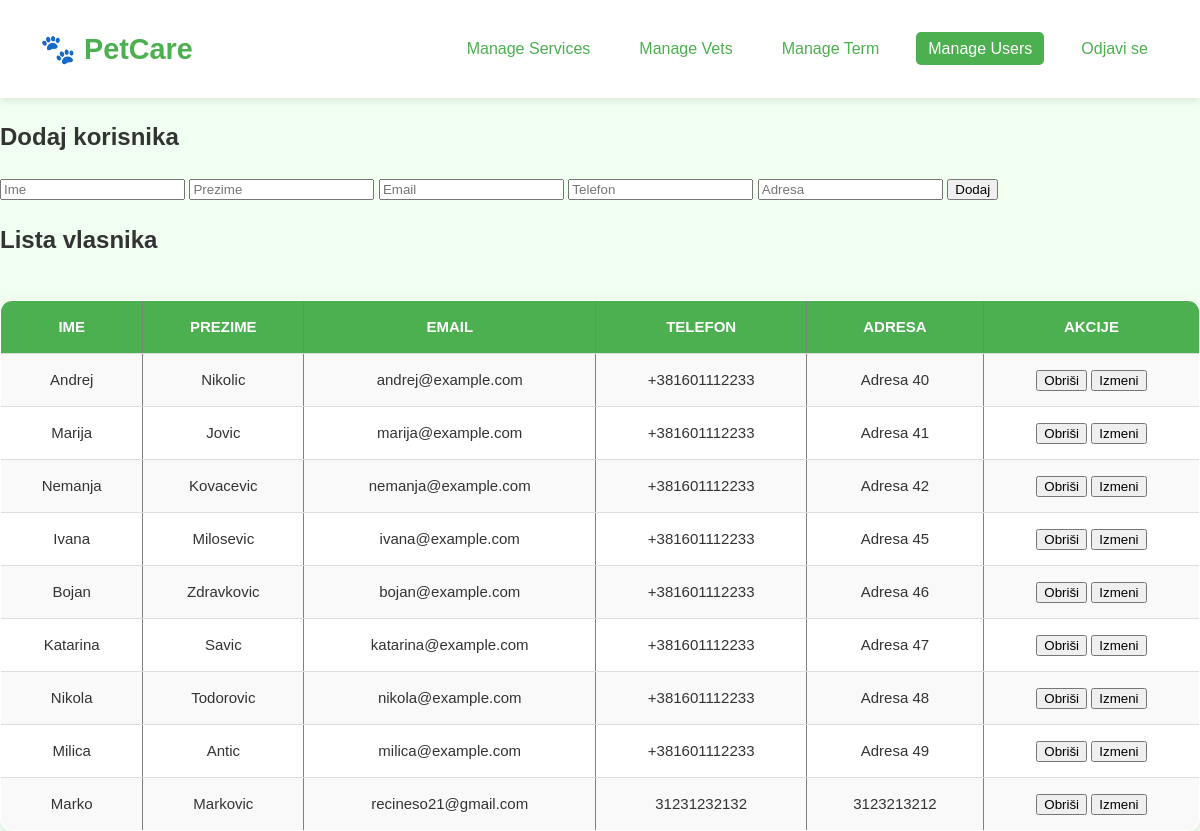
The app's page /manage_users.php, older data.
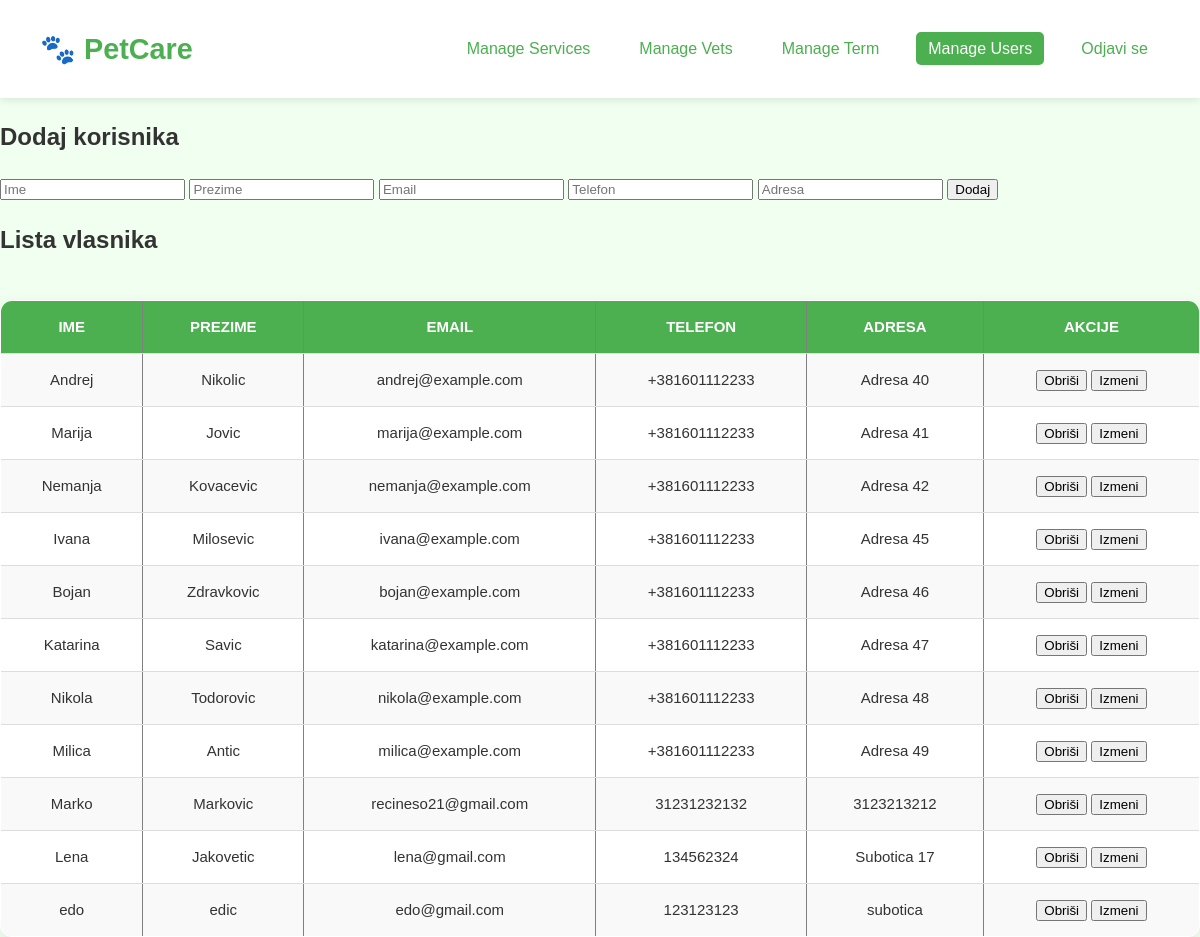
The same page, newer data.
### tables this page shows
CREATE TABLE `users` (
  `id` int(10) UNSIGNED NOT NULL,
  `first_name` varchar(100) NOT NULL,
  `last_name` varchar(100) NOT NULL,
  `email` varchar(255) NOT NULL,
  `password` varchar(255) NOT NULL,
  `phone_number` varchar(20) DEFAULT NULL,
  `address` text DEFAULT NULL,
  `active` tinyint(1) DEFAULT 1,
  `negative_points` int(10) UNSIGNED DEFAULT 0,
  `role_id` int(10) UNSIGNED DEFAULT NULL,
  `is_active` tinyint(1) DEFAULT 0,
  `activation_token` varchar(64) DEFAULT NULL
);

### functions.php (called while the page is built, shortened)
<?php
function get_all_users($pdo) {
    $stmt = $pdo->prepare("SELECT u.*, r.name AS role FROM users u JOIN roles r ON u.role_id = r.id WHERE u.role_id = 3");
    $stmt->execute();
    return $stmt->fetchAll();
}

### manage_users.php (the view, shortened to what this page needs)
<?php
require_once 'functions.php';
$users = get_all_users($pdo);
$editing = isset($_GET['edit']) ? get_user_by_id($pdo, $_GET['edit']) : null;
?>
<!DOCTYPE html>
<html>
<head>
    <link rel="stylesheet" href="css/css.css">
</head>
<body>
<header>
    <div class="logo">🐾 PetCare</div>
    <nav>
        <ul>
            <li><a href="manage_services.php">Manage Services</a></li>
            <li><a href="manage_vets.php">Manage Vets</a></li>
            <li><a href="manage_term.php">Manage Term</a></li>
            <li><a href="manage_users.php" class="active">Manage Users</a></li>
            <li><a href="logout.php">Odjavi se</a></li>
        </ul>
    </nav>
</header>
<?php if ($editing): ?>
    <h2>Izmeni korisnika</h2>
    <form method="post">
        <input type="hidden" name="update_id" value="<?= $editing['id'] ?>">
        <input type="text" name="first_name" placeholder="Ime" value="<?= $editing['first_name'] ?>" required>
        <input type="text" name="last_name" placeholder="Prezime" value="<?= $editing['last_name'] ?>" required>
        <input type="email" name="email" placeholder="Email" value="<?= $editing['email'] ?>" required>
        <input type="text" name="phone_number" placeholder="Telefon" value="<?= $editing['phone_number'] ?>" required>
        <input type="text" name="address" placeholder="Adresa" value="<?= $editing['address'] ?>" required>
        <button type="submit">Sačuvaj</button>
    </form>
<?php else: ?>
    <h2>Dodaj korisnika</h2>
    <form method="post">
        <input type="text" name="first_name" placeholder="Ime" required>
        <input type="text" name="last_name" placeholder="Prezime" required>
        <input type="email" name="email" placeholder="Email" required>
        <input type="text" name="phone_number" placeholder="Telefon" required>
        <input type="text" name="address" placeholder="Adresa" required>
        <button type="submit" name="add_user">Dodaj</button>
    </form>
<?php endif; ?>
<h2>Lista vlasnika</h2>
<table border="1" cellpadding="5" cellspacing="0">
    <tr>
        <th>Ime</th>
        <th>Prezime</th>
        <th>Email</th>
        <th>Telefon</th>
        <th>Adresa</th>
        <th>Akcije</th>
    </tr>
    <?php foreach ($users as $u): ?>
        <tr>
            <td><?= htmlspecialchars($u['first_name']) ?></td>
            <td><?= htmlspecialchars($u['last_name']) ?></td>
            <td><?= htmlspecialchars($u['email']) ?></td>
            <td><?= htmlspecialchars($u['phone_number']) ?></td>
            <td><?= htmlspecialchars($u['address']) ?></td>
            <td>
                <form method="post" style="display:inline-block;">
                    <button type="submit" onclick="return confirm('Obrisati korisnika?')">Obriši</button>
                </form>
                <a href="?edit=<?= $u['id'] ?>">
                    <button>Izmeni</button>
                </a>
            </td>
        </tr>
    <?php endforeach; ?>
</table>
</body>
</html>

Row changes from the older to the newer data that the page shows:
added users: first_name "Lena", last_name "Jakovetic", email "lena@gmail.com", phone_number "134562324", address "Subotica 17"
added users: first_name "edo", last_name "edic", email "edo@gmail.com", phone_number "123123123", address "subotica"
